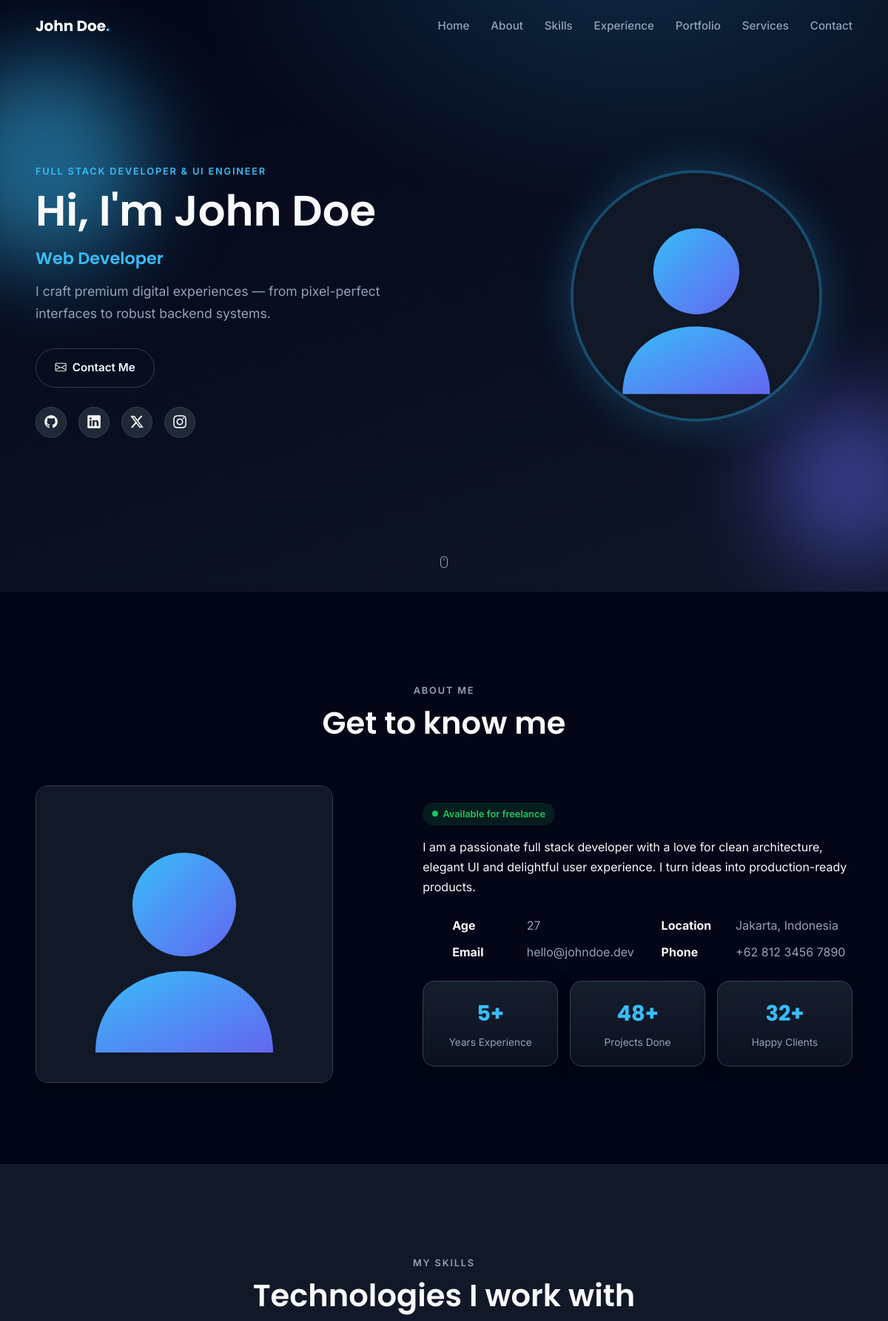
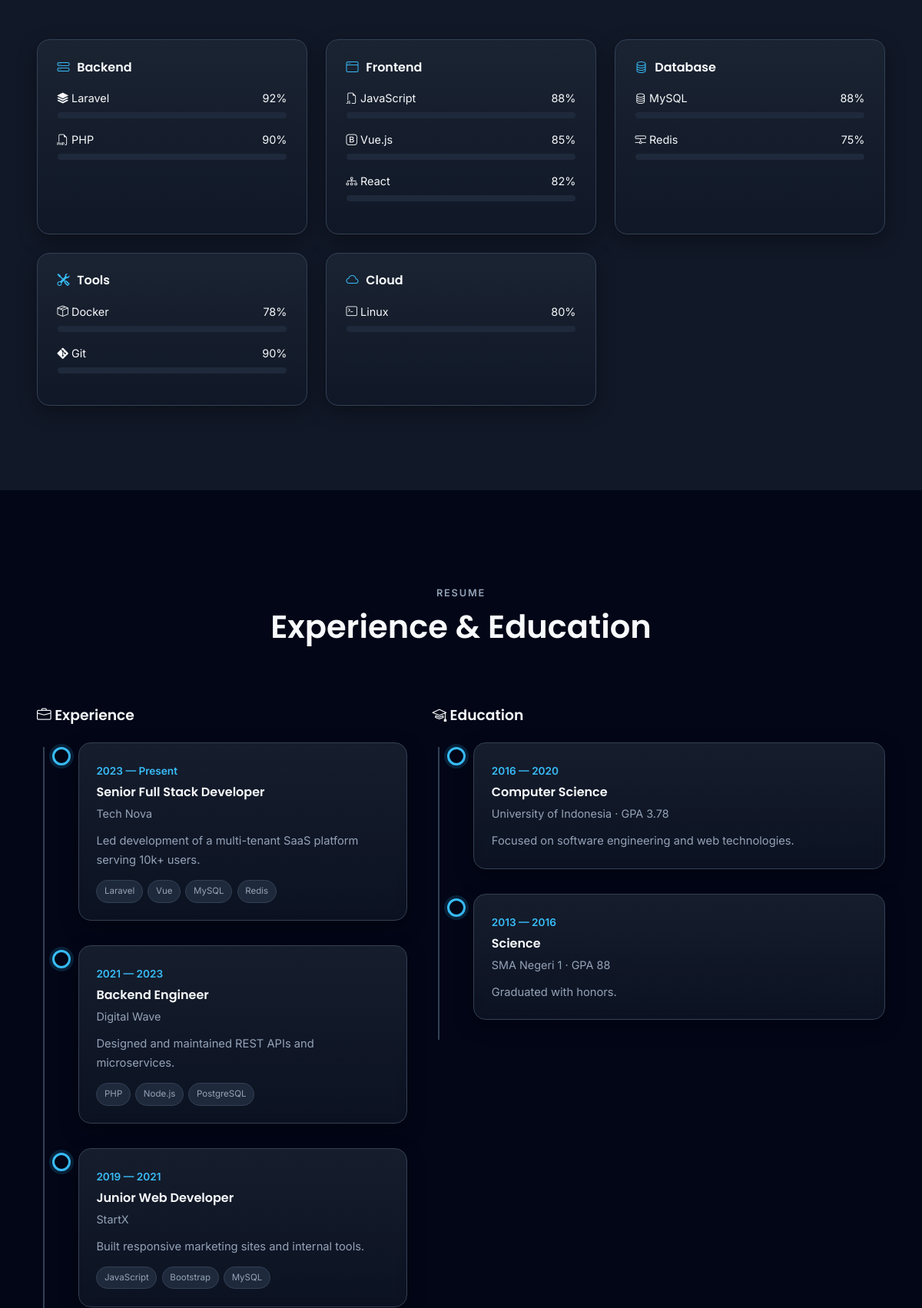
The page / (upper part) on the database its author committed (2 pictures, top to bottom).
### tables this page shows
CREATE TABLE `profiles` (
  `id`         INT UNSIGNED NOT NULL AUTO_INCREMENT,
  `name`       VARCHAR(120) NOT NULL,
  `title`      VARCHAR(150) DEFAULT NULL,
  `photo`      VARCHAR(255) DEFAULT NULL,
  `bio`        TEXT,
  `email`      VARCHAR(150) DEFAULT NULL,
  `phone`      VARCHAR(50)  DEFAULT NULL,
  `address`    VARCHAR(255) DEFAULT NULL,
  `birthday`   DATE DEFAULT NULL,
  `freelance`  ENUM('Available','Not Available') DEFAULT 'Available',
  `linkedin`   VARCHAR(255) DEFAULT NULL,
  `github`     VARCHAR(255) DEFAULT NULL,
  `instagram`  VARCHAR(255) DEFAULT NULL,
  `facebook`   VARCHAR(255) DEFAULT NULL,
  `twitter`    VARCHAR(255) DEFAULT NULL,
  `youtube`    VARCHAR(255) DEFAULT NULL,
  `website`    VARCHAR(255) DEFAULT NULL,
  `resume`     VARCHAR(255) DEFAULT NULL,
  `updated_at` DATETIME DEFAULT CURRENT_TIMESTAMP ON UPDATE CURRENT_TIMESTAMP,
  PRIMARY KEY (`id`)
);

CREATE TABLE `hero` (
  `id`          INT UNSIGNED NOT NULL AUTO_INCREMENT,
  `title`       VARCHAR(200) NOT NULL,
  `subtitle`    VARCHAR(255) DEFAULT NULL,
  `description` TEXT,
  `photo`       VARCHAR(255) DEFAULT NULL,
  `background`  VARCHAR(255) DEFAULT NULL,
  `typed_text`  VARCHAR(255) DEFAULT NULL,
  `cta_primary_label` VARCHAR(60) DEFAULT 'Download CV',
  `cta_secondary_label` VARCHAR(60) DEFAULT 'Contact Me',
  `animation`   VARCHAR(60) DEFAULT 'fade',
  `updated_at`  DATETIME DEFAULT CURRENT_TIMESTAMP ON UPDATE CURRENT_TIMESTAMP,
  PRIMARY KEY (`id`)
);

CREATE TABLE `social_medias` (
  `id`    INT UNSIGNED NOT NULL AUTO_INCREMENT,
  `platform` VARCHAR(60) NOT NULL,
  `icon`  VARCHAR(80) DEFAULT NULL,
  `url`   VARCHAR(255) NOT NULL,
  `sort_order` INT DEFAULT 0,
  PRIMARY KEY (`id`)
);

CREATE TABLE `abouts` (
  `id`          INT UNSIGNED NOT NULL AUTO_INCREMENT,
  `photo`       VARCHAR(255) DEFAULT NULL,
  `description` TEXT,
  `age`         INT DEFAULT NULL,
  `domicile`    VARCHAR(150) DEFAULT NULL,
  `email`       VARCHAR(150) DEFAULT NULL,
  `phone`       VARCHAR(50)  DEFAULT NULL,
  `freelance`   VARCHAR(60)  DEFAULT NULL,
  `experience_years` INT DEFAULT NULL,
  `projects_done`    INT DEFAULT NULL,
  `happy_clients`    INT DEFAULT NULL,
  `updated_at`  DATETIME DEFAULT CURRENT_TIMESTAMP ON UPDATE CURRENT_TIMESTAMP,
  PRIMARY KEY (`id`)
);

CREATE TABLE `skills` (
  `id`        INT UNSIGNED NOT NULL AUTO_INCREMENT,
  `name`      VARCHAR(100) NOT NULL,
  `category`  ENUM('Frontend','Backend','Database','Mobile','Tools','Cloud') NOT NULL DEFAULT 'Frontend',
  `icon`      VARCHAR(100) DEFAULT NULL,
  `percentage` TINYINT UNSIGNED DEFAULT 80,
  `color`     VARCHAR(20)  DEFAULT '#38BDF8',
  `sort_order` INT DEFAULT 0,
  `created_at` DATETIME DEFAULT CURRENT_TIMESTAMP,
  PRIMARY KEY (`id`)
);

CREATE TABLE `experiences` (
  `id`          INT UNSIGNED NOT NULL AUTO_INCREMENT,
  `company`     VARCHAR(150) NOT NULL,
  `logo`        VARCHAR(255) DEFAULT NULL,
  `position`    VARCHAR(150) NOT NULL,
  `start_date`  VARCHAR(50)  DEFAULT NULL,
  `end_date`    VARCHAR(50)  DEFAULT NULL,
  `description` TEXT,
  `technology`  VARCHAR(255) DEFAULT NULL,
  `sort_order`  INT DEFAULT 0,
  `created_at`  DATETIME DEFAULT CURRENT_TIMESTAMP,
  PRIMARY KEY (`id`)
);

CREATE TABLE `educations` (
  `id`          INT UNSIGNED NOT NULL AUTO_INCREMENT,
  `institution` VARCHAR(150) NOT NULL,
  `logo`        VARCHAR(255) DEFAULT NULL,
  `major`       VARCHAR(150) DEFAULT NULL,
  `gpa`         VARCHAR(20)  DEFAULT NULL,
  `start_year`  VARCHAR(10)  DEFAULT NULL,
  `end_year`    VARCHAR(10)  DEFAULT NULL,
  `description` TEXT,
  `sort_order`  INT DEFAULT 0,
  `created_at`  DATETIME DEFAULT CURRENT_TIMESTAMP,
  PRIMARY KEY (`id`)
);

### application/controllers/Home.php (called while the page is built, shortened)
<?php
class Home extends Public_Controller {
    public function __construct()
    {
        parent::__construct();
        $this->load->model(array(
            'Hero_model', 'About_model', 'Skill_model', 'Experience_model',
            'Education_model', 'Portfolio_model', 'Service_model',
            'Certificate_model', 'Testimonial_model', 'Visitor_model',
        ));
    }
    public function index()
    {
        $data = array(
            'hero'         => $this->Hero_model->get(),
            'about'        => $this->About_model->get(),
            'skills'       => $this->Skill_model->grouped(),
            'experiences'  => $this->Experience_model->all(),
            'educations'   => $this->Education_model->all(),
            'portfolios'   => $this->Portfolio_model->published(),
            'categories'   => $this->Portfolio_model->categories(),
            'services'     => $this->Service_model->all(),
            'certificates' => $this->Certificate_model->all(),
            'testimonials' => $this->Testimonial_model->all(),
            'page_title'   => setting('meta_title', 'Portfolio'),
        );
        $this->load->view('home/index', $data);
    }
}

### index.php (called while the page is built, shortened)
<?php
require_once BASEPATH.'core/CodeIgniter.php';

### application/models/Profile_model.php (called while the page is built, shortened)
<?php
class Profile_model extends MY_Model {
    protected $table = 'profiles';
    public function get()
    {
        return $this->db->order_by('id', 'ASC')->limit(1)->get($this->table)->row_array();
    }
}

### application/core/MY_Controller.php (called while the page is built, shortened)
<?php
class Public_Controller extends MY_Controller {
    public function __construct()
    {
        $this->load->model(array('Setting_model', 'Profile_model', 'Social_model'));
        $this->settings = $this->Setting_model->all_kv();
        $this->load->vars(array(
            'settings' => $this->settings,
            'profile'  => $this->Profile_model->get(),
            'socials'  => $this->Social_model->all(),
        ));
    }
}

### application/helpers/general_helper.php (called while the page is built, shortened)
<?php
if ( ! function_exists('e'))
{
    function e($value)
    {
        return htmlspecialchars((string) $value, ENT_QUOTES, 'UTF-8');
    }
}

### application/models/Hero_model.php (called while the page is built, shortened)
<?php
class Hero_model extends MY_Model {
    protected $table = 'hero';
    public function get()
    {
        return $this->db->order_by('id', 'ASC')->limit(1)->get($this->table)->row_array();
    }
}

### application/core/MY_Model.php (called while the page is built, shortened)
<?php
class MY_Model extends CI_Model {
    protected $table    = '';
    protected $order_by = 'id ASC';
    public function all($where = array())
    {
        if ( ! empty($where)) $this->db->where($where);
        if ($this->order_by)  $this->db->order_by($this->order_by);
        return $this->db->get($this->table)->result_array();
    }
}

### application/models/About_model.php (called while the page is built, shortened)
<?php
class About_model extends MY_Model {
    protected $table = 'abouts';
    public function get()
    {
        return $this->db->order_by('id', 'ASC')->limit(1)->get($this->table)->row_array();
    }
}

### application/models/Skill_model.php (called while the page is built, shortened)
<?php
class Skill_model extends MY_Model {
    public function grouped()
    {
        $groups = array();
        foreach ($this->all() as $skill)
        {
            $groups[$skill['category']][] = $skill;
        }
        return $groups;
    }
}

### application/views/home/index.php (the view, shortened to what this page needs)
<?php
$this->load->view('layouts/header');
$skill_icons = array(
  'Frontend' => 'bi-window', 'Backend' => 'bi-hdd-stack', 'Database' => 'bi-database',
  'Mobile' => 'bi-phone', 'Tools' => 'bi-tools', 'Cloud' => 'bi-cloud',
);
?>
<section class="hero" id="home">
  <div class="floating-shape shape-1"></div>
  <div class="floating-shape shape-2"></div>
  <div class="container">
    <div class="grid">
      <div data-aos="fade-right">
        <p class="section-eyebrow"><?= e($hero['subtitle'] ?? 'Welcome') ?></p>
        <h1><?= e($hero['title'] ?? ($profile['name'] ?? 'Hello')) ?></h1>
        <?php if ( ! empty($hero['typed_text'])): ?>
          <h2 style="font-size:1.4rem;margin:.2rem 0"><span class="typed" data-typed="<?= e($hero['typed_text']) ?>"></span></h2>
        <?php endif; ?>
        <p class="lead"><?= e($hero['description'] ?? ($profile['bio'] ?? '')) ?></p>
        <div class="cta">
          <a href="#contact" class="btn btn-ghost"><i class="bi bi-envelope"></i> <?= e($hero['cta_secondary_label'] ?? 'Contact Me') ?></a>
        </div>
        <?php if ( ! empty($socials)): ?>
        <div class="hero-social">
          <?php foreach ($socials as $s): ?>
            <a href="<?= e($s['url']) ?>" target="_blank" rel="noopener" title="<?= e($s['platform']) ?>"><i class="bi <?= e($s['icon'] ?: 'bi-link-45deg') ?>"></i></a>
          <?php endforeach; ?>
        </div>
        <?php endif; ?>
      </div>
      <div data-aos="fade-left">
        <img class="hero-photo" src="<?= ($p = ($hero['photo'] ?? ($profile['photo'] ?? ''))) ? upload_url('profile/'.$p) : base_url('assets/images/avatar.svg') ?>" alt="<?= e($profile['name'] ?? '') ?>">
      </div>
    </div>
  </div>
  <a href="#about" class="scroll-hint"><i class="bi bi-mouse"></i></a>
</section>
<?php if ($about): ?>
<section id="about">
  <div class="container">
    <div class="section-head" data-aos="fade-up">
      <p class="section-eyebrow">About Me</p>
      <h2 class="section-title">Get to know me</h2>
    </div>
    <div class="about-grid">
      <div data-aos="fade-right">
        <img class="about-photo" src="<?= ($ap = ($about['photo'] ?? ($profile['photo'] ?? ''))) ? upload_url('profile/'.$ap) : base_url('assets/images/avatar.svg') ?>" alt="About">
      </div>
      <div data-aos="fade-left">
        <?php if (($about['freelance'] ?? '') !== ''): ?><span class="<?= ($about['freelance'] == 'Available') ? 'badge-avail' : 'badge-unavail' ?>"><?= e($about['freelance']) ?> for freelance</span><?php endif; ?>
        <p style="margin-top:1rem"><?= nl2br(e($about['description'] ?? '')) ?></p>
        <ul class="about-facts">
          <?php if ( ! empty($about['age'])): ?><li><strong>Age</strong> <?= e($about['age']) ?></li><?php endif; ?>
          <?php if ( ! empty($about['domicile'])): ?><li><strong>Location</strong> <?= e($about['domicile']) ?></li><?php endif; ?>
          <?php if ( ! empty($about['email'])): ?><li><strong>Email</strong> <?= e($about['email']) ?></li><?php endif; ?>
          <?php if ( ! empty($about['phone'])): ?><li><strong>Phone</strong> <?= e($about['phone']) ?></li><?php endif; ?>
        </ul>
        <div class="stats-row">
          <div class="stat glass"><b><?= (int)($about['experience_years'] ?? 0) ?>+</b><span>Years Experience</span></div>
          <div class="stat glass"><b><?= (int)($about['projects_done'] ?? 0) ?>+</b><span>Projects Done</span></div>
          <div class="stat glass"><b><?= (int)($about['happy_clients'] ?? 0) ?>+</b><span>Happy Clients</span></div>
        </div>
      </div>
    </div>
  </div>
</section>
<?php endif; ?>
<?php if ( ! empty($skills)): ?>
<section id="skills" style="background:var(--surface)">
  <div class="container">
    <div class="section-head" data-aos="fade-up">
      <p class="section-eyebrow">My Skills</p>
      <h2 class="section-title">Technologies I work with</h2>
    </div>
    <div class="skills-cats">
      <?php foreach ($skills as $category => $items): ?>
      <div class="skill-card glass" data-aos="fade-up">
        <h4><i class="bi <?= e($skill_icons[$category] ?? 'bi-code-slash') ?>"></i> <?= e($category) ?></h4>
        <?php foreach ($items as $sk): ?>
        <div class="skill-item">
          <div class="top"><span><i class="bi <?= e($sk['icon'] ?: 'bi-dot') ?>"></i> <?= e($sk['name']) ?></span><span><?= (int)$sk['percentage'] ?>%</span></div>
          <div class="progress-track"><div class="progress-fill" data-value="<?= (int)$sk['percentage'] ?>" style="background:<?= e($sk['color'] ?: 'var(--accent)') ?>"></div></div>
        </div>
        <?php endforeach; ?>
      </div>
      <?php endforeach; ?>
    </div>
  </div>
</section>
<?php endif; ?>
<?php if ( ! empty($experiences) || ! empty($educations)): ?>
<section id="experience">
  <div class="container">
    <div class="section-head" data-aos="fade-up">
      <p class="section-eyebrow">Resume</p>
      <h2 class="section-title">Experience &amp; Education</h2>
    </div>
    <div class="about-grid" style="align-items:flex-start;gap:2rem">
      <?php if ( ! empty($experiences)): ?>
      <div data-aos="fade-right">
        <h3 style="margin-bottom:1.5rem"><i class="bi bi-briefcase"></i> Experience</h3>
        <div class="timeline">
          <?php foreach ($experiences as $x): ?>
          <div class="tl-item">
            <div class="card-inner glass">
              <span class="meta"><?= e($x['start_date']) ?> — <?= e($x['end_date'] ?: 'Present') ?></span>
              <h4><?= e($x['position']) ?></h4>
              <span class="company"><?= e($x['company']) ?></span>
              <p class="text-muted-2" style="font-size:.92rem;margin:.6rem 0 0"><?= e($x['description']) ?></p>
              <?php if ($x['technology']): ?><div class="tags"><?php foreach (explode(',', $x['technology']) as $t): ?><span class="tag"><?= e(trim($t)) ?></span><?php endforeach; ?></div><?php endif; ?>
            </div>
          </div>
          <?php endforeach; ?>
        </div>
      </div>
      <?php endif; ?>
      <?php if ( ! empty($educations)): ?>
      <div data-aos="fade-left">
        <h3 style="margin-bottom:1.5rem"><i class="bi bi-mortarboard"></i> Education</h3>
        <div class="timeline">
          <?php foreach ($educations as $ed): ?>
          <div class="tl-item">
            <div class="card-inner glass">
              <span class="meta"><?= e($ed['start_year']) ?> — <?= e($ed['end_year']) ?></span>
              <h4><?= e($ed['major']) ?></h4>
              <span class="company"><?= e($ed['institution']) ?><?= $ed['gpa'] ? ' · GPA '.e($ed['gpa']) : '' ?></span>
              <p class="text-muted-2" style="font-size:.92rem;margin:.6rem 0 0"><?= e($ed['description']) ?></p>
            </div>
          </div>
          <?php endforeach; ?>
        </div>
      </div>
      <?php endif; ?>
    </div>
  </div>
</section>
<?php endif; ?>

### application/views/layouts/header.php (shortened to what this page needs)
<!DOCTYPE html>
<html lang="en">
<head>
  <link rel="stylesheet" href="https://cdn.jsdelivr.net/npm/bootstrap-icons@1.11.3/font/bootstrap-icons.min.css">
  <link rel="stylesheet" href="https://unpkg.com/aos@2.3.4/dist/aos.css">
  <link rel="stylesheet" href="<?= base_url('assets/css/style.css') ?>">
</head>
<body>
<nav class="navbar">
  <div class="container inner">
    <a href="<?= base_url() ?>" class="brand"><?= e($profile['name'] ?? 'Portfolio') ?><span>.</span></a>
    <ul class="nav-links">
      <li><a href="#home">Home</a></li>
      <li><a href="#about">About</a></li>
      <li><a href="#skills">Skills</a></li>
      <li><a href="#experience">Experience</a></li>
      <li><a href="#portfolio">Portfolio</a></li>
      <li><a href="#services">Services</a></li>
      <li><a href="#contact">Contact</a></li>
    </ul>
  </div>
</nav>

### rows shown on the page
profiles: name "John Doe"
hero: subtitle "FULL STACK DEVELOPER & UI ENGINEER", title "Hi, I'm John Doe", description "I craft premium digital experiences — from pixel-perfect interfaces to robust backend systems.", cta_secondary_label "Contact Me"
abouts: freelance "Available", description "I am a passionate full stack developer with a love for clean architecture, elegant UI and delightful user experience. I turn ideas into production-ready products.", age "27", domicile "Jakarta, Indonesia", email "hello@johndoe.dev", phone "+62 812 3456 7890", experience_years "5", projects_done "48", happy_clients "32"
skills: name "Laravel", percentage "92"
skills: name "PHP", percentage "90"
skills: name "JavaScript", percentage "88"
skills: name "Vue.js", percentage "85"
skills: name "React", percentage "82"
skills: name "MySQL", percentage "88"
skills: name "Redis", percentage "75"
skills: name "Docker", percentage "78"
skills: name "Git", percentage "90"
skills: name "Linux", percentage "80"
experiences: start_date "2023", end_date "Present", position "Senior Full Stack Developer", company "Tech Nova", description "Led development of a multi-tenant SaaS platform serving 10k+ users.", technology "Laravel", technology "Vue", technology "MySQL", technology "Redis"
experiences: start_date "2021", end_date "2023", position "Backend Engineer", company "Digital Wave", description "Designed and maintained REST APIs and microservices.", technology "PHP", technology "Node.js", technology "PostgreSQL"
experiences: start_date "2019", end_date "2021", position "Junior Web Developer", company "StartX", description "Built responsive marketing sites and internal tools.", technology "JavaScript", technology "Bootstrap", technology "MySQL"
educations: start_year "2016", end_year "2020", major "Computer Science", institution "University of Indonesia", gpa "3.78", description "Focused on software engineering and web technologies."
educations: start_year "2013", end_year "2016", major "Science", institution "SMA Negeri 1", gpa "88", description "Graduated with honors."

### other values the page prints
$category "Backend"
$category "Frontend"
$category "Database"
$category "Tools"
$category "Cloud"
